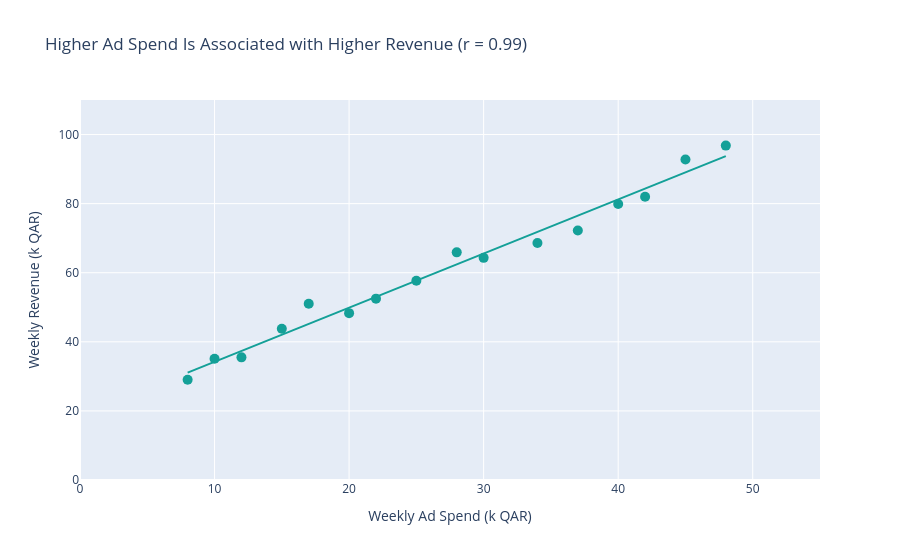

The notebook cell saved with this chart:
### Code cell
# --- Plotly Express Implementation: Interactive Scatter with OLS Trendline ---
fig = px.scatter(
    df, 
    x="ad_spend_k_qar", 
    y="revenue_k_qar", 
    trendline="ols",
    hover_name="week",
    hover_data=["conversions", "roas"],
    title=f"Higher Ad Spend Is Associated with Higher Revenue (r = {corr_coef:.2f})",
    labels={"ad_spend_k_qar": "Weekly Ad Spend (k QAR)", "revenue_k_qar": "Weekly Revenue (k QAR)"}
)

fig.update_traces(marker=dict(size=10, color="#14A098"))
fig.update_xaxes(range=[0, 55])
fig.update_yaxes(range=[0, 110])
fig.show()

### Figure 1 — Plotly figure (JSON) as saved in the notebook; plotly's stock layout.template omitted (floating-point values rounded to 4 significant figures)
{"data": [{"customdata": [[130.0, 3.62], [171.0, 3.51], [220.0, 2.96], [294.0, 2.92], [310.0, 3.0], [354.0, 2.42], [400.0, 2.39], [446.0, 2.31], [519.0, 2.35], [535.0, 2.14], [611.0, 2.02], [691.0, 1.95], [716.0, 2.0], [743.0, 1.95], [820.0, 2.06], [868.0, 2.02]], "hovertemplate": "<b>%{hovertext}</b><br><br>Weekly Ad Spend (k QAR)=%{x}<br>Weekly Revenue (k QAR)=%{y}<br>conversions=%{customdata[0]}<br>roas=%{customdata[1]}<extra></extra>", "hovertext": ["Week 1", "Week 2", "Week 3", "Week 4", "Week 5", "Week 6", "Week 7", "Week 8", "Week 9", "Week 10", "Week 11", "Week 12", "Week 13", "Week 14", "Week 15", "Week 16"], "legendgroup": "", "marker": {"color": "#14A098", "size": 10, "symbol": "circle"}, "mode": "markers", "name": "", "orientation": "v", "showlegend": false, "type": "scatter", "x": [8, 10, 12, 15, 17, 20, 22, 25, 28, 30, 34, 37, 40, 42, 45, 48], "xaxis": "x", "y": [29.0, 35.1, 35.5, 43.8, 51.0, 48.3, 52.5, 57.7, 65.9, 64.3, 68.6, 72.2, 79.9, 82.0, 92.8, 96.8], "yaxis": "y"}, {"hovertemplate": "<b>OLS trendline</b><br>revenue_k_qar = 1.56669 * ad_spend_k_qar + 18.5638<br>R<sup>2</sup>=0.980696<br><br>Weekly Ad Spend (k QAR)=%{x}<br>Weekly Revenue (k QAR)=%{y} <b>(trend)</b><extra></extra>", "legendgroup": "", "marker": {"color": "#14A098", "size": 10, "symbol": "circle"}, "mode": "lines", "name": "", "showlegend": false, "type": "scatter", "x": [8, 10, 12, 15, 17, 20, 22, 25, 28, 30, 34, 37, 40, 42, 45, 48], "xaxis": "x", "y": [31.1, 34.23, 37.36, 42.06, 45.2, 49.9, 53.03, 57.73, 62.43, 65.56, 71.83, 76.53, 81.23, 84.36, 89.07, 93.77], "yaxis": "y"}], "layout": {"legend": {"tracegroupgap": 0}, "title": {"text": "Higher Ad Spend Is Associated with Higher Revenue (r = 0.99)"}, "xaxis": {"anchor": "y", "domain": [0, 1], "range": [0, 55], "title": {"text": "Weekly Ad Spend (k QAR)"}}, "yaxis": {"anchor": "x", "domain": [0, 1], "range": [0, 110], "title": {"text": "Weekly Revenue (k QAR)"}}}}
